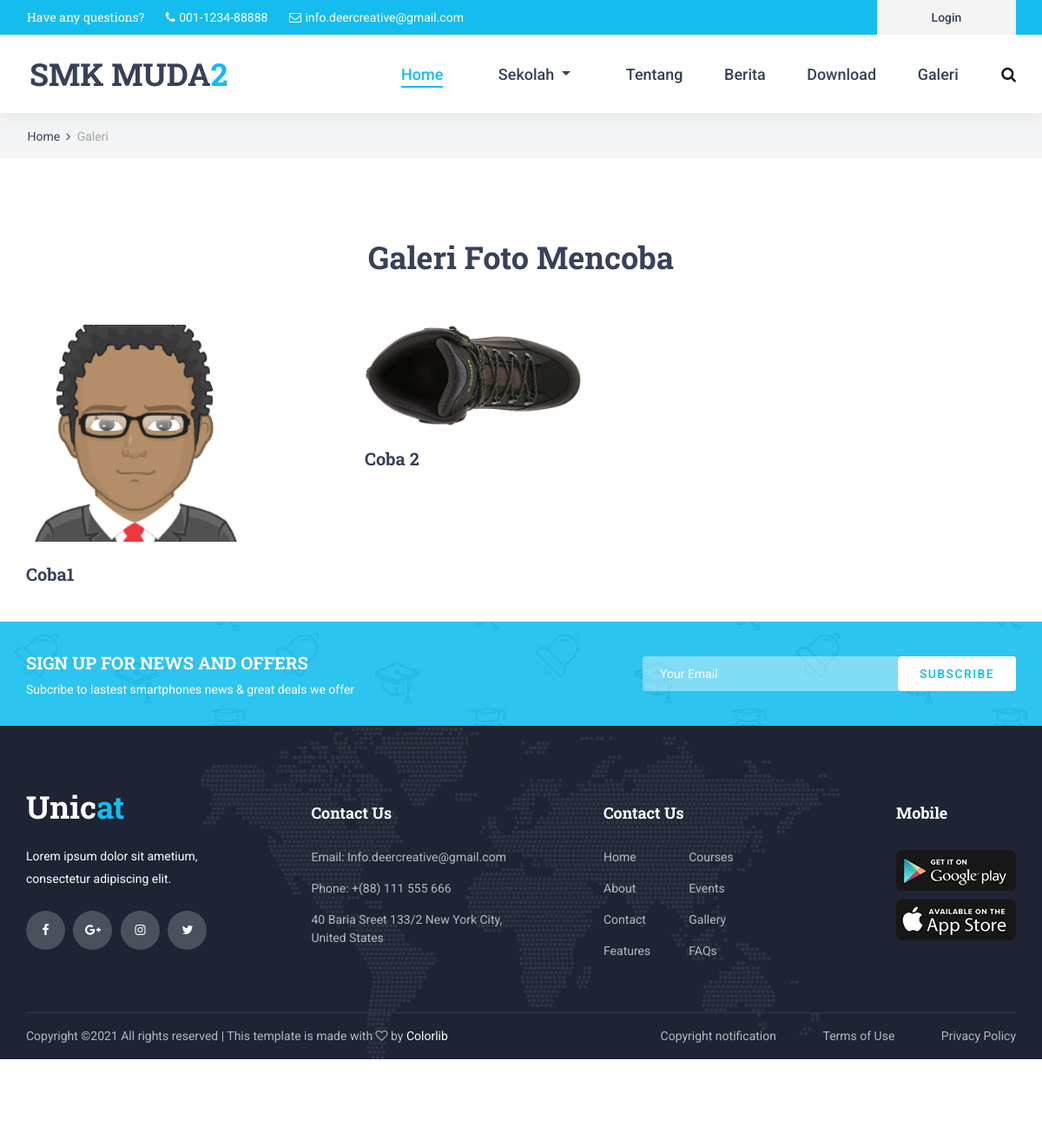
The page /foto/3 on the database its author committed.
### tables this page shows
CREATE TABLE `galeri` (
  `id_galeri` int(11) NOT NULL,
  `nama_galeri` varchar(100) NOT NULL,
  `sampul` varchar(200) NOT NULL
);

CREATE TABLE `foto` (
  `id_foto` int(11) NOT NULL,
  `id_galeri` int(11) NOT NULL,
  `ket_foto` text NOT NULL,
  `foto` varchar(200) NOT NULL
);

### application/views/layout/front/content.php (called while the page is built)
<?php
if($isi) {
	$this->load->view($isi);
}

### application/views/layout/front/wrapper.php (called while the page is built)
<?php
require_once 'head.php';
require_once 'header.php';
require_once 'nav.php';
require_once 'content.php';
require_once 'footer.php';

### application/controllers/Home.php (called while the page is built, shortened)
<?php
class Home extends CI_Controller {
	public function __construct()
	{
		$this->load->model('Pengaturan_m');
	}
	public function detail_galeri($id)
	{
		$this->load->model('Galeri_m');
		$galeri = $this->Galeri_m->getJoinGaleriFoto($id)->result();
		$judulGaleri = $this->Galeri_m->get_where('galeri', ['id_galeri' => $id])->row();
		$setting = $this->Pengaturan_m->get('pengaturan')->row();
		$data = [
			'title' => 'Galeri',
			'isi' => 'home/detail_galeri',
			'galeri' => $galeri,
			'judulGaleri' => $judulGaleri,
			'setting' => $setting
		];
		$this->load->view('layout/front/wrapper', $data);
	}
}

### index.php (called while the page is built, shortened)
<?php
require_once BASEPATH.'core/CodeIgniter.php';

### application/models/Galeri_m.php (called while the page is built, shortened)
<?php
class Galeri_m extends CI_Model {
	public function get_where($table, $where)
	{
		return $this->db->get_where($table, $where);
	}
	public function getJoinGaleriFoto($id)
	{
		$this->db->select('*');
		$this->db->from('galeri');
		$this->db->join('foto', 'foto.id_galeri = galeri.id_galeri');
		$this->db->where('galeri.id_galeri', $id);
		return $this->db->get();
	}
}

### application/views/home/detail_galeri.php (the view)
<div class="home">
	<div class="breadcrumbs_container">
		<div class="container">
			<div class="row">
				<div class="col">
					<div class="breadcrumbs">
						<ul>
							<li><a href="<?= base_url(); ?>">Home</a></li>
							<li>Galeri</li>
						</ul>
					</div>
				</div>
			</div>
		</div>
	</div>
</div>
<div class="about">
	<div class="container">
		<div class="row">
			<div class="col">
				<div class="section_title_container text-center">
					<h2 class="section_title">Galeri Foto <?= $judulGaleri->nama_galeri; ?></h2>
				</div>
			</div>
		</div>
		<div class="row about_row">
			<?php foreach($galeri as $g) : ?>
			<div class="col-lg-4 about_col about_col_left" style="margin-bottom: 40px;">
				<div class="about_item">
					<div class="about_item_image"><img src="<?= base_url('assets/back/img/foto_galeri/' . $g->foto); ?>" width="250px" heigth="100px"></div>
					<div class="about_item_title"><a href="#"><?= $g->ket_foto; ?></a></div>
				</div>
			</div>
			<?php endforeach; ?>
	</div>
</div>
<div class="newsletter">
	<div class="newsletter_background" style="background-image:url(<?= base_url('assets/front/') ?>images/newsletter_background.jpg)"></div>
	<div class="container">
		<div class="row">
			<div class="col">
				<div class="newsletter_container d-flex flex-lg-row flex-column align-items-center justify-content-start">
					<div class="newsletter_content text-lg-left text-center">
						<div class="newsletter_title">sign up for news and offers</div>
						<div class="newsletter_subtitle">Subcribe to lastest smartphones news & great deals we offer</div>
					</div>
					<div class="newsletter_form_container ml-lg-auto">
						<form action="#" id="newsletter_form" class="newsletter_form d-flex flex-row align-items-center justify-content-center">
							<input type="email" class="newsletter_input" placeholder="Your Email" required="required">
							<button type="submit" class="newsletter_button">subscribe</button>
						</form>
					</div>
				</div>
			</div>
		</div>
	</div>
</div>

### assets/front/styles/main_styles.css (style rules this page uses)
* { margin: 0; padding: 0; -webkit-font-smoothing: antialiased; -webkit-text-shadow: rgba(0,0,0,.01) 0 0 1px; text-shadow: rgba(0,0,0,.01) 0 0 1px; }
body { font-family: 'Roboto', sans-serif; font-size: 14px; font-weight: 400; background: #FFFFFF; color: #a5a5a5; }
div { display: block; position: relative; -webkit-box-sizing: border-box; -moz-box-sizing: border-box; box-sizing: border-box; }
ul { list-style: none; margin-bottom: 0px; }
a, a:hover, a:visited, a:active, a:link { text-decoration: none; -webkit-font-smoothing: antialiased; -webkit-text-shadow: rgba(0,0,0,.01) 0 0 1px; text-shadow: rgba(0,0,0,.01) 0 0 1px; }
h2 { font-size: 36px; }
h1, h2, h3, h4, h5, h6 { font-family: 'Roboto Slab', serif; font-weight: 700; -webkit-font-smoothing: antialiased; -webkit-text-shadow: rgba(0,0,0,.01) 0 0 1px; text-shadow: rgba(0,0,0,.01) 0 0 1px; color: #384158; margin-bottom: 0; }
.section_title_container { max-width: 600px; margin: 0 auto; }
.section_title { line-height: 1.2; }
.home { width: 100%; height: 850px; }
.newsletter { width: 100%; }
.newsletter_background { position: absolute; top: 0; left: 0; width: 100%; height: 100%; }
.newsletter_container { width: 100%; height: 120px; }
.newsletter_title { font-family: 'Roboto Slab', serif; font-size: 20px; font-weight: 700; text-transform: uppercase; color: #FFFFFF; }
.newsletter_subtitle { font-size: 14px; font-weight: 400; color: #FFFFFF; margin-top: 6px; }
.newsletter_form_container { width: 450px; padding-left: 20px; }
.newsletter_form { display: block; position: relative; width: 100%; }
.newsletter_input { width: calc(100% - 136px); height: 40px; background: rgba(255,255,255,0.4); border: none; outline: none; padding-left: 20px; color: #FFFFFF; border-top-left-radius: 3px; border-bottom-left-radius: 3px; }
.newsletter_button { width: 136px; height: 40px; background: #FFFFFF; border-radius: 3px; border: none; outline: none; cursor: pointer; font-size: 14px; text-transform: uppercase; color: #14bdee; font-weight: 500; letter-spacing: 0.1em; }

### assets/front/styles/about.css (style rules this page uses)
* { margin: 0; padding: 0; -webkit-font-smoothing: antialiased; -webkit-text-shadow: rgba(0,0,0,.01) 0 0 1px; text-shadow: rgba(0,0,0,.01) 0 0 1px; }
body { font-family: 'Roboto', sans-serif; font-size: 14px; font-weight: 400; background: #FFFFFF; color: #a5a5a5; }
div { display: block; position: relative; -webkit-box-sizing: border-box; -moz-box-sizing: border-box; box-sizing: border-box; }
ul { list-style: none; margin-bottom: 0px; }
a, a:hover, a:visited, a:active, a:link { text-decoration: none; -webkit-font-smoothing: antialiased; -webkit-text-shadow: rgba(0,0,0,.01) 0 0 1px; text-shadow: rgba(0,0,0,.01) 0 0 1px; }
h2 { font-size: 36px; }
h1, h2, h3, h4, h5, h6 { font-family: 'Roboto Slab', serif; font-weight: 700; -webkit-font-smoothing: antialiased; -webkit-text-shadow: rgba(0,0,0,.01) 0 0 1px; text-shadow: rgba(0,0,0,.01) 0 0 1px; color: #384158; margin-bottom: 0; }
.section_title_container { max-width: 600px; margin: 0 auto; }
.section_title { line-height: 1.2; }
.home { width: 100%; height: 182px; background: #f2f4f5; border-bottom: solid 1px #edeff0; }
.breadcrumbs_container { position: absolute; left: 0; bottom: 0; width: 100%; padding-bottom: 13px; padding-left: 3px; }
.breadcrumbs ul li { display: inline-block; position: relative; }
.breadcrumbs ul li:not(:last-child)::after { display: inline-block; font-family: 'FontAwesome'; content: '\f105'; margin-left: 7px; margin-right: 4px; color: #384158; }
.breadcrumbs ul li a { font-size: 14px; font-weight: 400; color: #384158; -webkit-transition: all 200ms ease; -moz-transition: all 200ms ease; -ms-transition: all 200ms ease; -o-transition: all 200ms ease; transition: all 200ms ease; }
.about { width: 100%; padding-top: 93px; padding-bottom: 100px; background: #FFFFFF; }
.about_row { margin-top: 56px; }
.about_col_left { padding-right: 25px; }
.about_item_image { width: 100%; overflow: hidden; }
.about_item_image img { max-width: 100%; -webkit-transition: all 2000ms ease; -moz-transition: all 2000ms ease; -ms-transition: all 2000ms ease; -o-transition: all 2000ms ease; transition: all 2000ms ease; }
.about_item_title { margin-top: 22px; }
.about_item_title a { font-family: 'Roboto Slab', serif; font-size: 20px; font-weight: 700; color: #384158; -webkit-transition: all 200ms ease; -moz-transition: all 200ms ease; -ms-transition: all 200ms ease; -o-transition: all 200ms ease; transition: all 200ms ease; }

### rows shown on the page
galeri: nama_galeri "Mencoba"
foto: foto (placeholder picture), ket_foto "Coba1"
foto: foto (picture), ket_foto "Coba 2"
